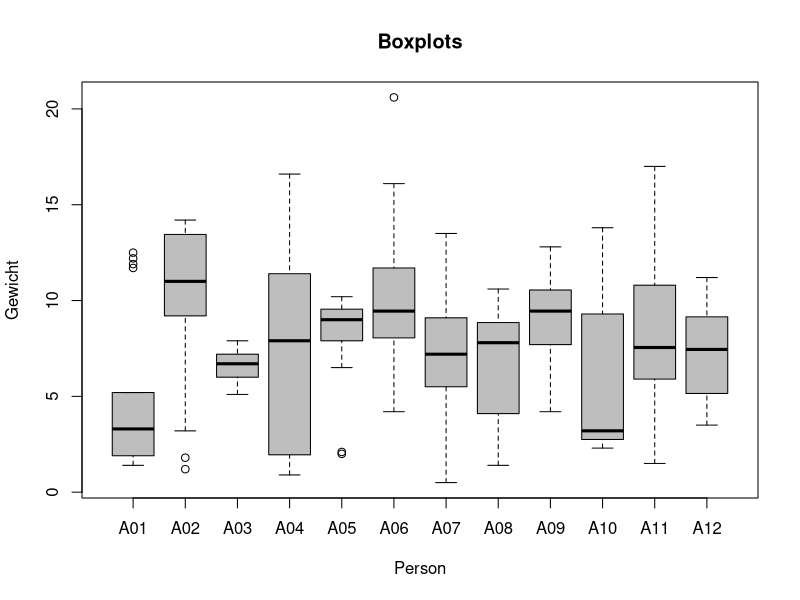
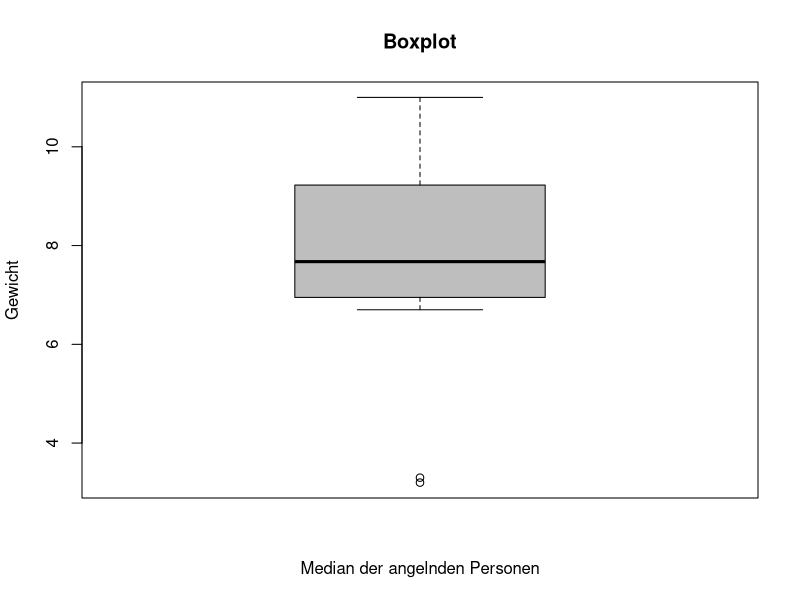

Recreate these plots in R, in order.
#  Übung: Angeln

# Unter den Freunden des Angelsports stellt sich oft die Frage nach den 
# Besten ihrer Zunft. 12 Angler und Anglerinnen wollten es genau wissen. 
# Sie führten über fünf Jahre hinweg ein Fangbuch, in dem sie das Gewicht 
# der von ihnen gefangenen Fische (sie einigten sich auf eine Fischart, 
# den Dorsch) in Kilogramm verzeichneten. In der Datei angeln.txt sind 
# je Person (A01-A012)  die 20 schwersten gefangenen Dorsche zu finden. 
# Alle sind der Meinung, dass nicht der größte Fisch den besten Angler 
# bzw. die beste Anglerin ausmacht, sondern das regelmäßige Fangen 
# schwerer Fische. 

angeln<-read.table("angeln.txt",sep="\t",header=TRUE)


#  a) Veranschaulichen Sie sich die Fangergebnisse mit Hilfe des Boxplot!
#  b) Wer ist ihrer Meinung nach der beste Angler bzw. die beste Anglerin? Warum?
#  c) Erstellen Sie einen neuen Datensatz, der als Beobachtungen
#     den Median der schwersten gefangenen Fische pro Person enthält!
#     Stellen Sie ihn im Boxplot dar!
#  d) Was sagt dieser Boxplot aus?

##########

#  Angeln - Lösung

attach(angeln)

#  a)
boxplot(angeln,main="Boxplots",ylab="Gewicht",xlab="Person",col="grey")

#  b)
#  An den Boxplots aus a ist zu erkennen, dass die Person mit der Nummer A02
#  am besten abschneidet. Die zentralen 50 % der Fänge sowie der 
#  Median liegen im Vergleich zu den anderen Anglern am höchsten.
#  Zwar haben einige vereinzelt größere Fänge gemacht,
#  doch da es bei dem Vergleich um die Regelmäßigkeit schwerer Fänge
#  geht, liegt der Angler oder die Anglerin A02 vorne.

#  c)
angeln.median<-c(median(A01),median(A02),median(A03),median(A04),median(A05),median(A06),median(A07),median(A08),median(A09),median(A10),median(A11),median(A12))
boxplot(angeln.median,xlab="Median der angelnden Personen",ylab="Gewicht",main="Boxplot",col="grey")
median(angeln.median)

#  d)
#  In dem Boxplot aus c sind die Quantile der einzelnen Medians der Angelnden
#  zu erkennen. Die zentralen 50 % liegen recht dicht beieinander.
#  Außerdem gibt es nur zwei "Ausreißer".

